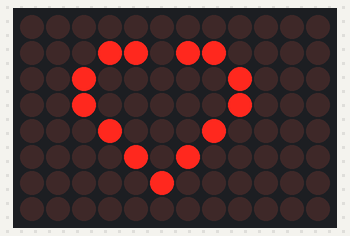
Bench run of a sketch on a simulated Arduino Uno R4 WiFi. Parts: 12×8 LED matrix.

Above: at 0.1 s.

The sketch:

Bitmaps.ino
```cpp
/*
 Pruebas de la matriz led de la UNO R4 Wifi usando Bitmaps
 En este ejemplo se usa el método renderBitmap con arreglos bidimensionales

 Primero se debe cargar la librería "Arduino_LED_Matrix.h"
 A continuación se debe instanciar un objeto de la clase ArduinoLEDMatrix
 Cada cuadro o pantalla se puede definir como un arreglo bidimensional de 8x12 bits
 El cuadro se muestra en el display empleando el método renderBitmap (cuadro, 8,12);
 Este método no es muy eficiente porque usa mucha memoria, la info de cada led requiere de 1 byte
*/

#include "Arduino_LED_Matrix.h"

ArduinoLEDMatrix Pantalla;  //Instancia objeto

byte frame1 [8][12] = {
  {1,1,1,1,1,1,1,1,1,1,1,1},
  {1,0,0,0,0,0,0,0,0,0,0,1},
  {1,0,0,0,0,0,0,0,0,0,0,1},
  {1,0,0,0,0,0,0,0,0,0,0,1},
  {1,0,0,0,0,0,0,0,0,0,0,1},
  {1,0,0,0,0,0,0,0,0,0,0,1},
  {1,0,0,0,0,0,0,0,0,0,0,1},
  {1,1,1,1,1,1,1,1,1,1,1,1},
};

byte frame2 [8][12] = {
  {1,1,1,1,1,1,1,1,1,1,1,1},
  {1,1,1,1,1,1,1,1,1,1,1,1},
  {1,1,0,0,0,0,0,0,0,0,1,1},
  {1,1,0,0,0,0,0,0,0,0,1,1},
  {1,1,0,0,0,0,0,0,0,0,1,1},
  {1,1,0,0,0,0,0,0,0,0,1,1},
  {1,1,1,1,1,1,1,1,1,1,1,1},
  {1,1,1,1,1,1,1,1,1,1,1,1},
};

byte frame3 [8][12] = {
  {1,1,1,1,1,1,1,1,1,1,1,1},
  {1,1,1,1,1,1,1,1,1,1,1,1},
  {1,1,1,1,1,1,1,1,1,1,1,1},
  {1,1,1,0,0,0,0,0,0,1,1,1},
  {1,1,1,0,0,0,0,0,0,1,1,1},
  {1,1,1,1,1,1,1,1,1,1,1,1},
  {1,1,1,1,1,1,1,1,1,1,1,1},
  {1,1,1,1,1,1,1,1,1,1,1,1},
};

byte frame4 [8][12] = {
  {1,1,1,1,1,1,1,1,1,1,1,1},
  {1,1,1,1,1,1,1,1,1,1,1,1},
  {1,1,1,1,1,1,1,1,1,1,1,1},
  {1,1,1,1,1,1,1,1,1,1,1,1},
  {1,1,1,1,1,1,1,1,1,1,1,1},
  {1,1,1,1,1,1,1,1,1,1,1,1},
  {1,1,1,1,1,1,1,1,1,1,1,1},
  {1,1,1,1,1,1,1,1,1,1,1,1},
};

uint8_t corazon [8][12] = {
    {0,0,0,0,0,0,0,0,0,0,0,0},
    {0,0,0,1,1,0,1,1,0,0,0,0},
    {0,0,1,0,0,0,0,0,1,0,0,0},
    {0,0,1,0,0,0,0,0,1,0,0,0},
    {0,0,0,1,0,0,0,1,0,0,0,0},
    {0,0,0,0,1,0,1,0,0,0,0,0},
    {0,0,0,0,0,1,0,0,0,0,0,0},
    {0,0,0,0,0,0,0,0,0,0,0,0},
};

void setup() {

  Pantalla.begin();
}

void loop() {

  Pantalla.renderBitmap (corazon, 8,12);
  delay (500);


}
```
